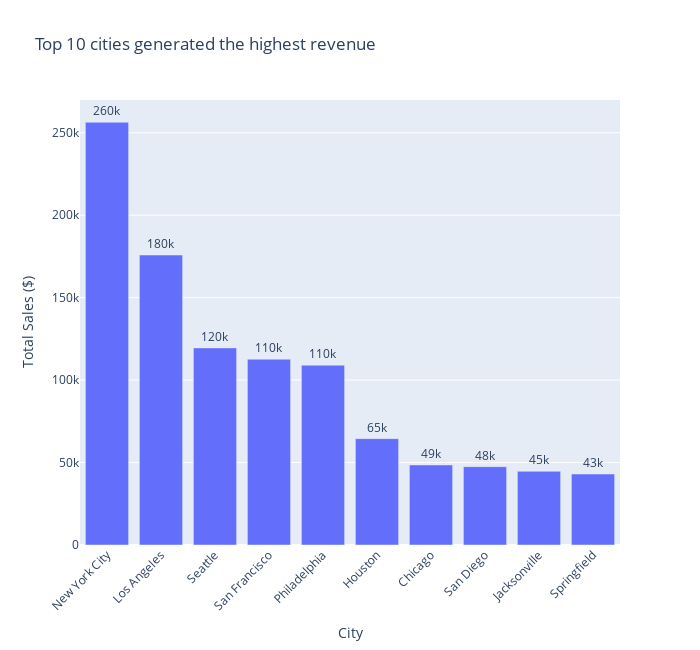

Notebook code cell kept with this figure:
### Markdown cell above
##### Top 10 cities generated the highest revenue

### Code cell
top_state=df.groupby('City')['Sales'].sum().sort_values(ascending=False).head(10)
top_state_df=top_state.reset_index()

# Create an interactive bar chart
fig = px.bar(
    top_state_df,
    x='City',
    y='Sales',
    title="Top 10 cities generated the highest revenue",
    labels={'Sales': 'Total Sales ($)', 'City': 'City'},
    hover_data={'City': True, 'Sales': True},  # Hover shows sales values
    text='Sales',  # Show sales values on bars
)

fig.update_traces(texttemplate='%{text:.2s}', textposition='outside')
fig.update_layout(xaxis_tickangle=-45,width=700,height=650)  # Rotate x-axis labels for readability

fig.show()

### Figure 1 — Plotly figure (JSON) as saved in the notebook; plotly's stock layout.template omitted (floating-point values rounded to 4 significant figures)
{"data": [{"hovertemplate": "City=%{x}<br>Total Sales ($)=%{text}<extra></extra>", "legendgroup": "", "marker": {"color": "#636efa", "pattern": {"shape": ""}}, "name": "", "orientation": "v", "showlegend": false, "text": [256400.0, 175900.0, 119500.0, 112700.0, 109100.0, 64500.0, 48540.0, 47520.0, 44710.0, 43050.0], "textposition": "outside", "texttemplate": "%{text:.2s}", "type": "bar", "x": ["New York City", "Los Angeles", "Seattle", "San Francisco", "Philadelphia", "Houston", "Chicago", "San Diego", "Jacksonville", "Springfield"], "xaxis": "x", "y": [256400.0, 175900.0, 119500.0, 112700.0, 109100.0, 64500.0, 48540.0, 47520.0, 44710.0, 43050.0], "yaxis": "y"}], "layout": {"barmode": "relative", "height": 650, "legend": {"tracegroupgap": 0}, "title": {"text": "Top 10 cities generated the highest revenue"}, "width": 700, "xaxis": {"anchor": "y", "domain": [0, 1], "tickangle": -45, "title": {"text": "City"}}, "yaxis": {"anchor": "x", "domain": [0, 1], "title": {"text": "Total Sales ($)"}}}}
